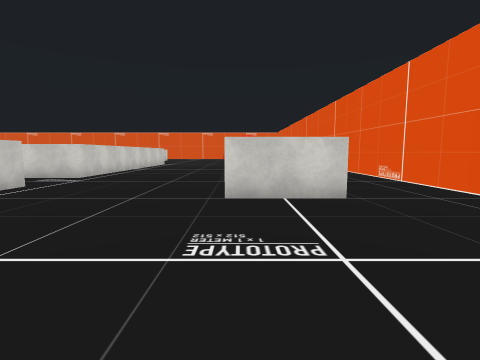
view 1 (above)

24 first-person views from a walk through a scene from a Unity 3-D project. The camera is 1.5 m above the floor, tilts 6° down and sees 85° across. The floor is counted in squares, 2 m on a side. Each view is taken from the middle of a square. On the plan, view 1 faces up. The plan holds only what a view shows up to about 9 squares ahead; the rest is blank. The place goes on beyond the plan. The player is left out. Some surface patterns are stand-ins.

view 2
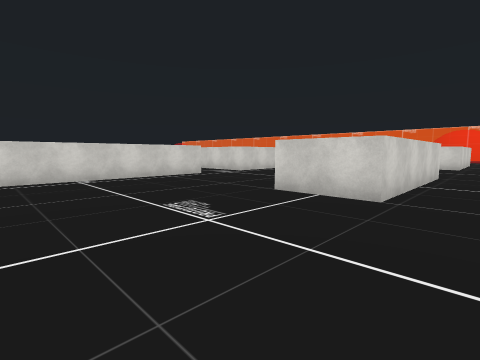

view 3
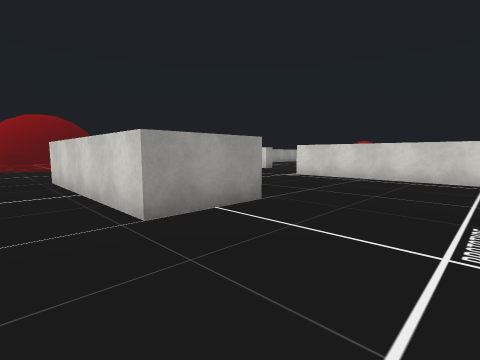

view 4
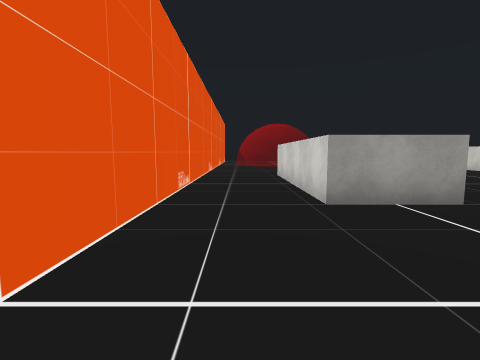

view 5
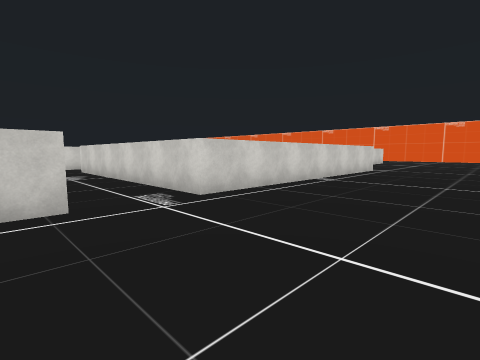

view 6
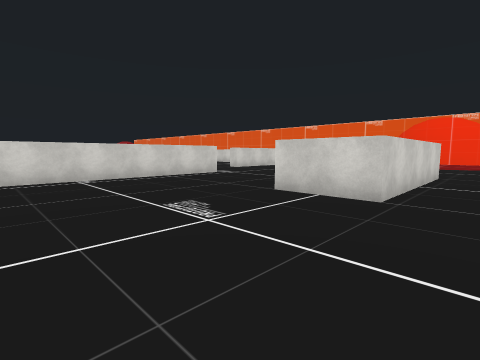

view 7
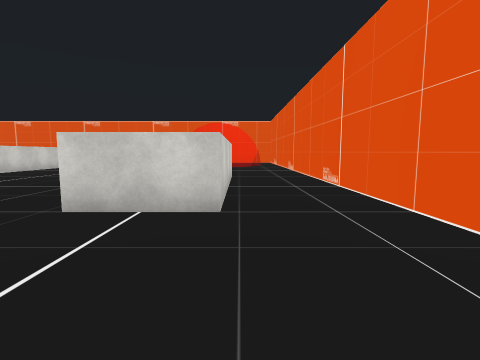

view 8
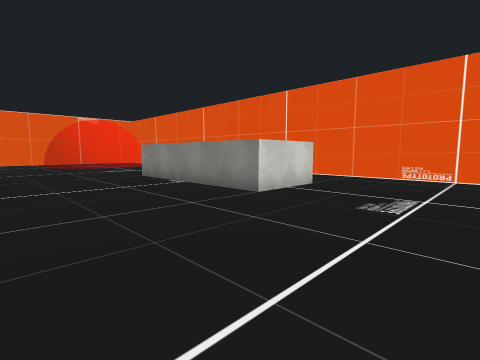

view 9
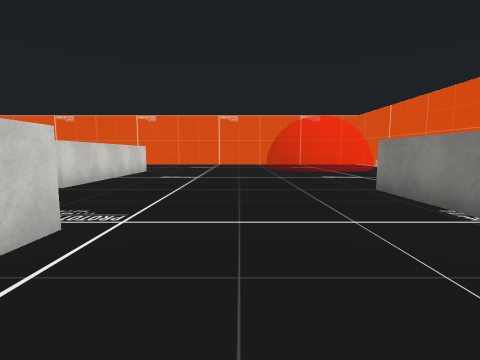

view 10
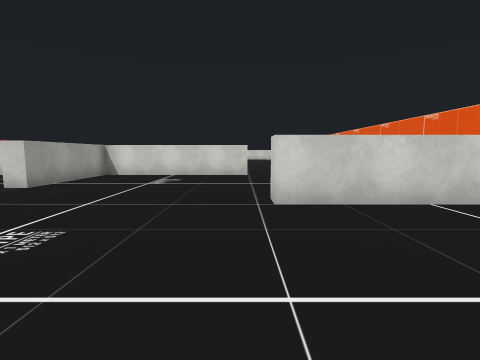

view 11
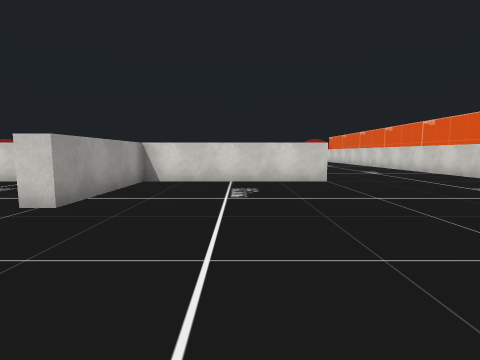

view 12
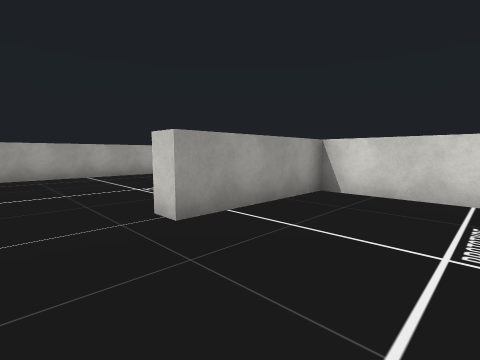

view 13
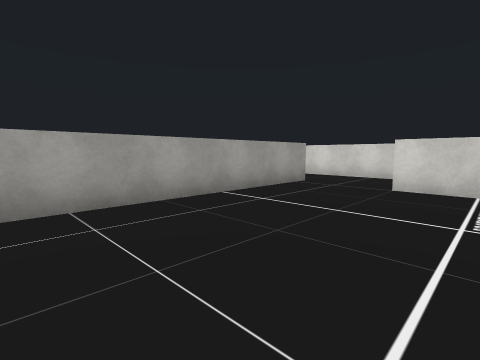

view 14
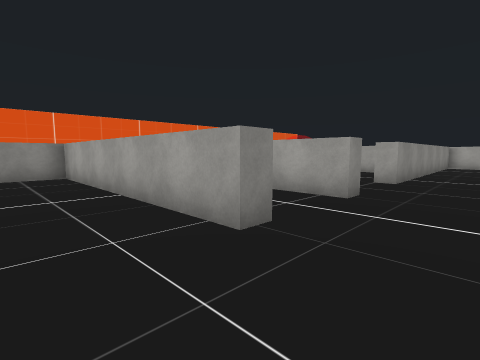

view 15
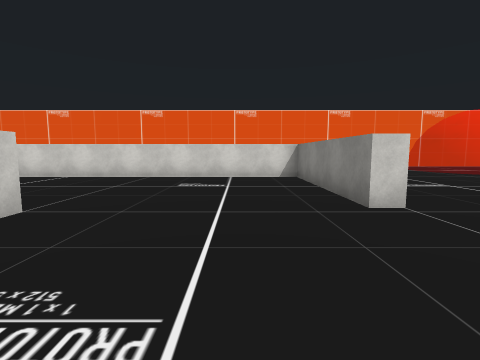

view 16
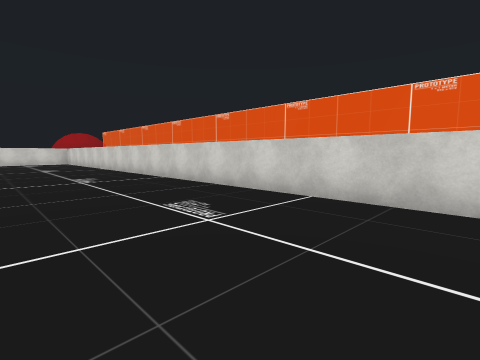

view 17
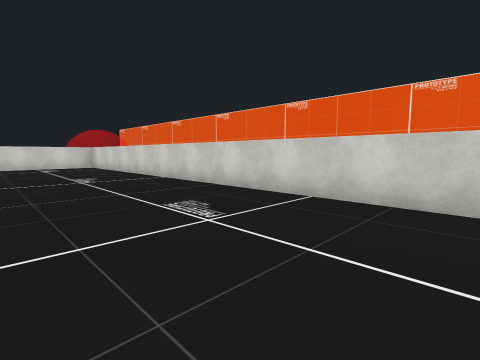

view 18
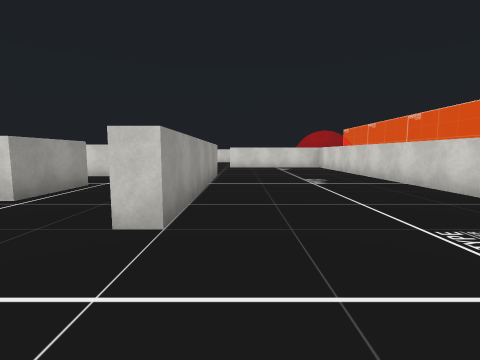

view 19
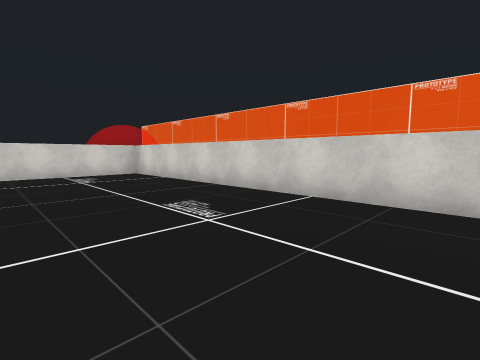

view 20
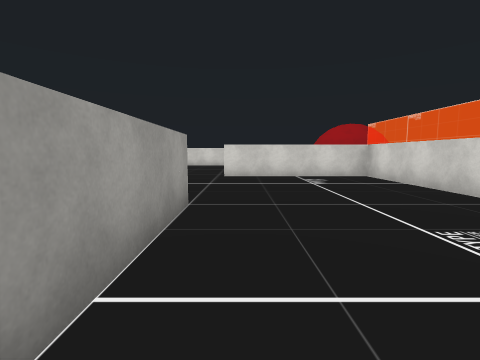

view 21
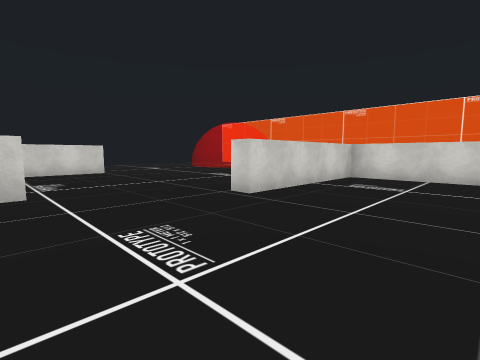

view 22
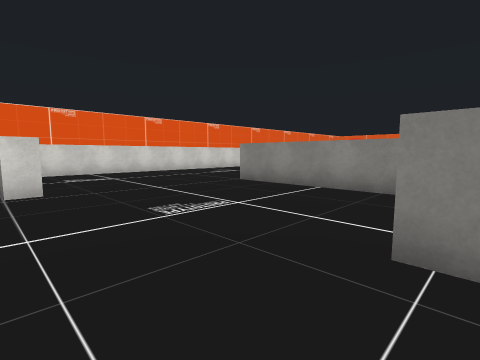

view 23
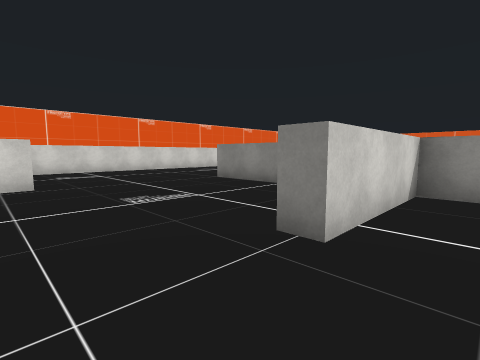

view 24
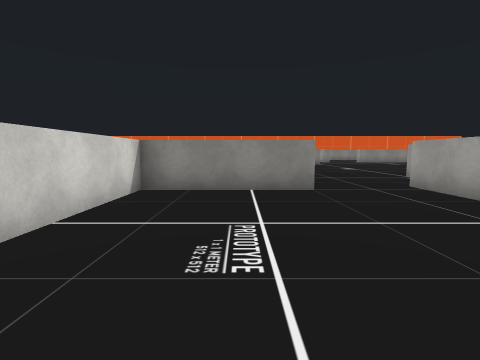

### Floor plan
Points are (right, up) in squares from view 1. A wall is a line through its corners. A room is listed if a view was taken in it or the views show most of it. See-through windows are left out.
Room 1 (views 1, 2, 3, 4, 5, 6, 7, 8, 9, 10, 11, 12, 13, 15, 16, 17, 18, 19, 20, 21, 22)
walls: (-4.7, 16.5) (-4.7, 7.8); (-11.8, 11.9) (-11.8, 10.5); (-11.8, 19.4) (-11.8, 14.5) (-8.5, 14.5) (-8.5, 14); (-12.3, 8.3) (-5.3, 8.3) (-5.3, 9.8); (-4.7, 5.9) (-4.7, -3); (-6.7, 23) (-6.7, 19.5) (-7.2, 19.5) (-7.2, 24) (-31.2, 24) (-31.2, 19.5) (-31.7, 19.5); (1.8, 9.2) (1.8, 4.3) (-0.2, 4.3); (1.8, 19.2) (1.8, 14.3) (-0.2, 14.3) (-0.2, 19.2); (4.2, 11.2) (4.2, 20.1); (4.2, 4.5) (4.2, 9); (-0.4, -0.7) (1.8, -0.7) (1.8, -3.5); (-26.7, 15.2) (-26.7, 19.3) (-20.5, 19.3) (-20.5, 18.8); (4.2, -3.5) (4.2, 1.8); (-30, 14) (-30, 14.5)
ways out: opening at (-12, 9.5) to room 2; opening at (-31.5, 14) to room 3; opening at (-19.5, 19); opening at (-4, 7)
Room 2 (view 14)
walls: (-14.3, 9.9) (-14.3, 7.4); (-12.3, 7.6) (-12.3, 8.3)
ways out: opening at (-12, 9.5) to room 1; opening at (-13.5, 8)
Room 3 (views 23, 24)
walls: (-26.7, 10.4) (-26.7, 14) (-30, 14); (-28, 8.3) (-26.2, 8.3)
ways out: opening at (-31.5, 14) to room 1; opening at (-27, 9.5)

Where each view was taken, in squares from view 1:
view 1: 0 up, 0 right, facing up
view 2: 0 up, 3 right, facing up-left
view 3: 2 up, 3 right, facing down-left
view 4: 3 up, 3 right, facing down
view 5: 5 up, 1 left, facing up-left
view 6: 10 up, 3 right, facing up-left
view 7: 11 up, 2 right, facing up
view 8: 11 up, 4 left, facing up-right
view 9: 14 up, 3 left, facing up
view 10: 19 up, 3 left, facing left
view 11: 17 up, 5 left, facing left
view 12: 17 up, 7 left, facing down-left
view 13: 12 up, 6 left, facing down-left
view 14: 10 up, 14 left, facing down-right
view 15: 16 up, 9 left, facing up
view 16: 20 up, 12 left, facing up-left
view 17: 20 up, 17 left, facing up-left
view 18: 20 up, 18 left, facing left
view 19: 20 up, 22 left, facing up-left
view 20: 20 up, 23 left, facing left
view 21: 16 up, 28 left, facing up-left
view 22: 14 up, 32 left, facing up-right
view 23: 13 up, 32 left, facing up-right
view 24: 12 up, 32 left, facing right
